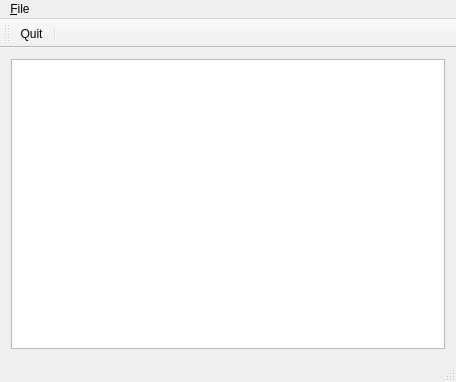
<?xml version="1.0" encoding="UTF-8"?>
<ui version="4.0">
 <class>MainWindow</class>
 <widget class="QMainWindow" name="MainWindow">
  <property name="geometry">
   <rect>
    <x>0</x>
    <y>0</y>
    <width>456</width>
    <height>382</height>
   </rect>
  </property>
  <property name="windowTitle">
   <string>QGCodeEditor context menu demo</string>
  </property>
  <widget class="QWidget" name="centralWidget">
   <layout class="QHBoxLayout" name="horizontalLayout">
    <item>
     <widget class="MyGCodeEditor" name="gcode"/>
    </item>
   </layout>
  </widget>
  <widget class="QMenuBar" name="menuBar">
   <property name="geometry">
    <rect>
     <x>0</x>
     <y>0</y>
     <width>456</width>
     <height>25</height>
    </rect>
   </property>
   <widget class="QMenu" name="menu_File">
    <property name="title">
     <string>&amp;File</string>
    </property>
    <addaction name="action_Quit"/>
   </widget>
   <addaction name="menu_File"/>
  </widget>
  <widget class="QToolBar" name="mainToolBar">
   <attribute name="toolBarArea">
    <enum>TopToolBarArea</enum>
   </attribute>
   <attribute name="toolBarBreak">
    <bool>false</bool>
   </attribute>
   <addaction name="action_Quit"/>
   <addaction name="separator"/>
  </widget>
  <widget class="QStatusBar" name="statusBar"/>
  <action name="action_Quit">
   <property name="text">
    <string>&amp;Quit</string>
   </property>
   <property name="shortcut">
    <string>Ctrl+Q</string>
   </property>
  </action>
 </widget>
 <layoutdefault spacing="6" margin="11"/>
 <customwidgets>
  <customwidget>
   <class>QGCodeEditor</class>
   <extends>QPlainTextEdit</extends>
   <header>QGCodeEditor.h</header>
  </customwidget>
  <customwidget>
   <class>MyGCodeEditor</class>
   <extends>QGCodeEditor</extends>
   <header location="global">mygcodeeditor.h</header>
  </customwidget>
 </customwidgets>
 <resources/>
 <connections>
  <connection>
   <sender>action_Quit</sender>
   <signal>triggered()</signal>
   <receiver>MainWindow</receiver>
   <slot>close()</slot>
   <hints>
    <hint type="sourcelabel">
     <x>-1</x>
     <y>-1</y>
    </hint>
    <hint type="destinationlabel">
     <x>199</x>
     <y>219</y>
    </hint>
   </hints>
  </connection>
 </connections>
</ui>
